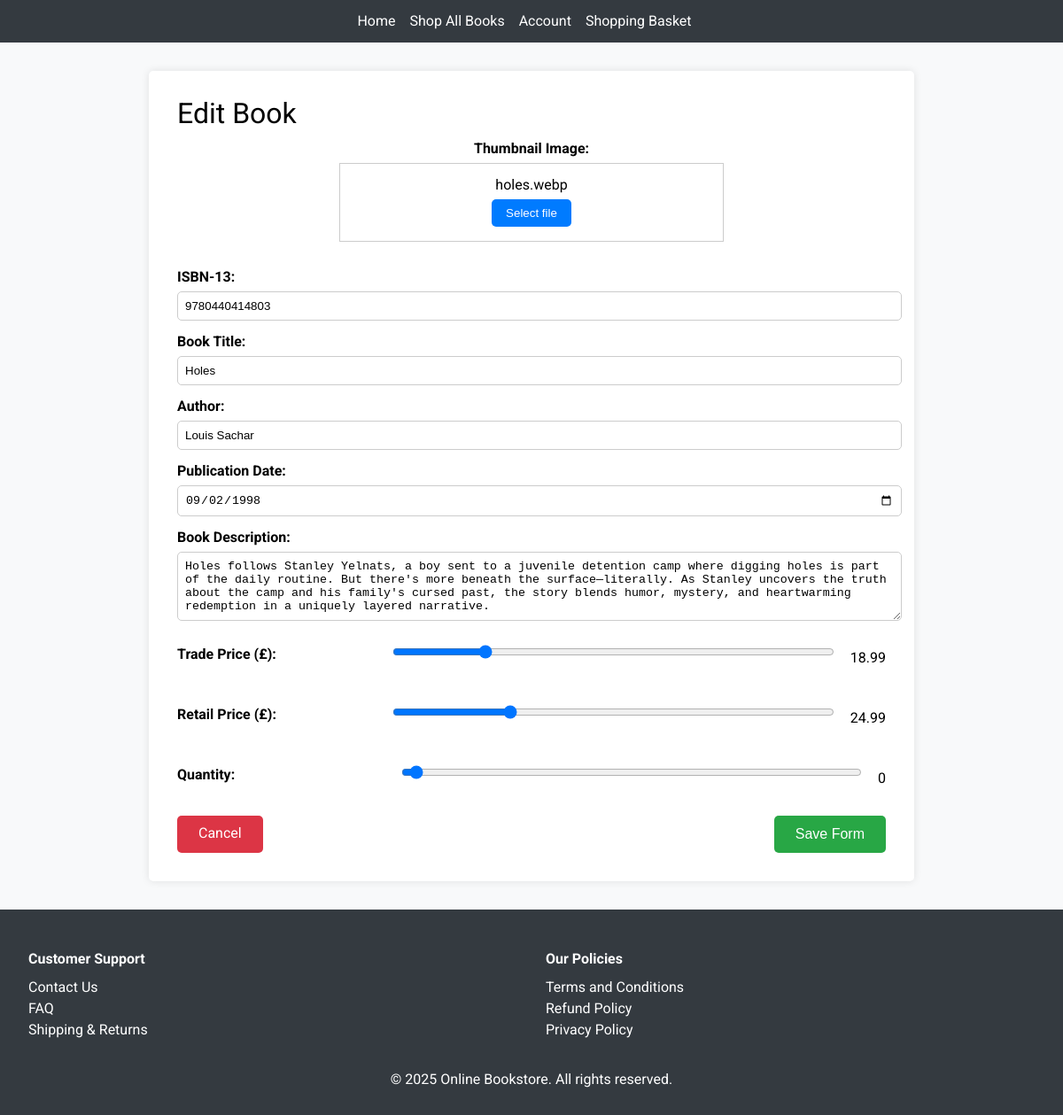
The app's page /admin/edit_book.php?isbn_13=9780440414803 with its own data.
### tables this page shows
CREATE TABLE `books` (
  `isbn_13` varchar(20) NOT NULL,
  `thumbnail` varchar(255) DEFAULT NULL,
  `title` varchar(255) NOT NULL,
  `author` varchar(255) NOT NULL,
  `publication_date` date DEFAULT NULL,
  `description` text NOT NULL,
  `trade_price` decimal(5,2) DEFAULT NULL CHECK (`trade_price` >= 0 and `trade_price` <= 100),
  `retail_price` decimal(5,2) DEFAULT NULL CHECK (`retail_price` >= 0 and `retail_price` <= 100),
  `quantity` int(11) DEFAULT NULL CHECK (`quantity` >= 0 and `quantity` <= 20)
);

### admin/edit_book.php (the view, shortened to what this page needs)
<?php
include '../includes/header.inc.php';
require_once '../includes/db_connect.inc.php';
$book = [
    'isbn_13' => '',
    'thumbnail' => '',
    'title' => '',
    'author' => '',
    'publication_date' => '',
    'description' => '',
    'trade_price' => 0,
    'retail_price' => 0,
    'quantity' => 0
];
$error = '';
if (isset($_GET['isbn_13'])) {
    $isbn_13 = $_GET['isbn_13'];
    $query = 'SELECT * FROM books WHERE isbn_13 = :isbn_13';
    $stmt = $pdo->prepare($query);
    $stmt->execute(['isbn_13' => $isbn_13]);
    $book = $stmt->fetch(PDO::FETCH_ASSOC);
}
?>
<main>
    <section class="add-book">
        <h2>Edit Book</h2>
        <?php if ($error): ?>
            <p class="error"><?php echo htmlspecialchars($error); ?></p>
        <?php else: ?>
            <form method="POST" enctype="multipart/form-data">
                <div class="file-input">
                    <label for="cover-image">Thumbnail Image:</label>
                    <div class="file-box">
                        <p><?php echo htmlspecialchars(basename($book['thumbnail'])) ?: 'No file selected'; ?></p>
                        <button type="button" onclick="document.getElementById('cover-image').click()">Select file</button>
                    </div>
                </div>
                <label for="isbn">ISBN-13:</label>
                <input type="text" id="isbn" name="isbn" required value="<?php echo htmlspecialchars($book['isbn_13']); ?>" readonly>
                <label for="book-name">Book Title:</label>
                <input type="text" id="book-name" name="book-name" required value="<?php echo htmlspecialchars($book['title']); ?>">
                <label for="author">Author:</label>
                <input type="text" id="author" name="author" required value="<?php echo htmlspecialchars($book['author']); ?>">
                <label for="publication-date">Publication Date:</label>
                <input type="date" id="publication-date" name="publication-date" required value="<?php echo htmlspecialchars($book['publication_date']); ?>">
                <label for="description">Book Description:</label>
                <textarea id="description" name="description" rows="4" required><?php echo htmlspecialchars($book['description']); ?></textarea>
                <div class="slider-container">
                    <label for="trade-price">Trade Price (£):</label>
                    <input type="range" id="trade-price" name="trade-price" min="0" max="100" step="1" value="<?php echo htmlspecialchars($book['trade_price']); ?>" oninput="this.nextElementSibling.value = this.value">
                    <output><?php echo htmlspecialchars($book['trade_price']); ?></output>
                </div>
                <div class="slider-container">
                    <label for="retail-price">Retail Price (£):</label>
                    <input type="range" id="retail-price" name="retail-price" min="0" max="100" step="1" value="<?php echo htmlspecialchars($book['retail_price']); ?>" oninput="this.nextElementSibling.value = this.value">
                    <output><?php echo htmlspecialchars($book['retail_price']); ?></output>
                </div>
                <div class="slider-container">
                    <label for="quantity">Quantity:</label>
                    <input type="range" id="quantity" name="quantity" min="0" max="20" step="1" value="<?php echo htmlspecialchars($book['quantity']); ?>" oninput="this.nextElementSibling.value = this.value">
                    <output><?php echo htmlspecialchars($book['quantity']); ?></output>
                </div>
                <div class="redirect-buttons">
                    <a href="admin_dashboard.php" class="red-btn">Cancel</a>
                    <button type="submit" class="green-btn">Save Form</button>
            </div>
            </form>
        <?php endif; ?>
    </section>
</main>
<?php include '../includes/footer.inc.php'; ?>

### assets/css/styles.css (style rules this page uses)
body { font-family: 'Roboto', sans-serif; margin: 0; padding: 0; background-color: #f8f9fa; display: flex; flex-direction: column; min-height: 100vh; }
main { flex: 1; padding: 2rem; display: flex; justify-content: center; align-items: center; }
.add-book { max-width: 800px; width: 100%; background-color: white; padding: 2rem; border-radius: 5px; box-shadow: 0 0 10px rgba(0, 0, 0, 0.1); }
.add-book h2 { font-size: 2rem; margin-bottom: 1rem; text-align: left; }
.file-input { display: flex; flex-direction: column; align-items: center; margin-bottom: 1rem; }
.file-input label { margin-bottom: 0.5rem; font-weight: bold; }
.file-box { display: flex; flex-direction: column; align-items: center; border: 1px solid #ccc; padding: 1rem; width: 100%; max-width: 400px; text-align: center; margin-bottom: 1rem; }
.file-box p { margin: 0; margin-bottom: 0.5rem; }
.file-box button { background-color: #007bff; color: white; padding: 0.5rem 1rem; border: none; border-radius: 5px; cursor: pointer; }
.add-book form { display: flex; flex-direction: column; }
.add-book label { margin-bottom: 0.5rem; font-weight: bold; }
.add-book input[type="text"], .add-book input[type="date"], .add-book textarea { width: 100%; padding: 0.5rem; margin-bottom: 1rem; border: 1px solid #ccc; border-radius: 5px; }
.add-book input[type="range"] { width: 100%; }
.slider-container { display: flex; align-items: center; margin-bottom: 1rem; }
.slider-container label { flex: 1; }
.slider-container input { flex: 2; }
.slider-container output { flex: 0; margin-left: 1rem; width: 50px; text-align: center; }
form { display: flex; flex-direction: column; }
form label { margin-bottom: 0.5rem; font-weight: bold; }
form input { width: 100%; padding: 0.5rem; margin-bottom: 1rem; border: 1px solid #ccc; border-radius: 5px; }
button { background-color: #343a40; color: white; padding: 0.75rem 1.5rem; border: none; border-radius: 5px; cursor: pointer; align-self: center; }
.redirect-buttons { display: flex; justify-content: space-between; }
.green-btn { background-color: #28a745; color: white; padding: 0.75rem 1.5rem; border: none; border-radius: 5px; text-decoration: none; display: inline-block; cursor: pointer; font-size: 1rem; }
.red-btn { background-color: #dc3545; color: white; padding: 0.75rem 1.5rem; border: none; border-radius: 5px; text-decoration: none; display: inline-block; cursor: pointer; font-size: 1rem; }

### records on screen
books: thumbnail "holes.webp", isbn "9780440414803", book-name "Holes", author "Louis Sachar", publication-date "09/02/1998", description "Holes follows Stanley Yelnats, a boy sent to a juvenile detention camp where digging holes is part of the daily routine. But there's more beneath the surface—literally. As Stanley uncovers the truth about the camp and his family's cursed past, the story blends humor, mystery, and heartwarming redemption in a uniquely layered narrative.", trade-price "19", trade_price "18.99", retail-price "25", retail_price "24.99", quantity "0"
